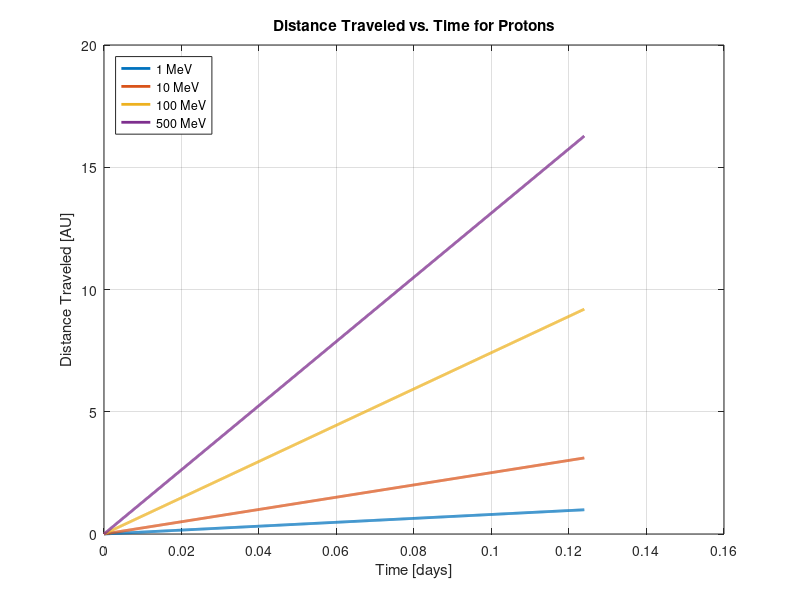

Here is the MATLAB script that generated this plot:
%% ASEN 5335 Aerospace Environment
%% Justin Le
%% HW1 Problem 4

clc;clear;close all

% Defining constants
c = 3E8; %[m/s]
meV_2_KE = 1.602E-13; %[J]
m_0 = 1.67E-27; %[kg]

Au = 1.496E11; %[m]
R_s = 6.957E8; %[m]

d = Au-2*R_s;


% Given conditions
meV = [1, 10, 100, 500]; %[meV]

% Convert to energy [J]

KE = meV.*meV_2_KE;

%Calculate velocity
v_ms = c*sqrt(1 - 1./(KE./(m_0*c^2) + 1).^2); %[m/s] 

% Finding time from v=d/t
t_s = d./v_ms;

%% Plot distance traveled vs. time

t = linspace(0, max(t_s), 1000); % [s]

distance = v_ms'.*t; % [m]
distance_AU = distance./Au; % [AU]
time_days = t./(24*3600); % [days]

figure
plot(time_days, distance_AU, 'LineWidth', 2)
xlabel('Time [days]')
ylabel('Distance Traveled [AU]')
title('Distance Traveled vs. Time for Protons')
legend('1 MeV', '10 MeV', '100 MeV', '500 MeV', 'Location', 'northwest')
grid on

exportgraphics(gcf, 'AeroEnvHW1P4_solarparticle.png', 'Resolution', 300);
